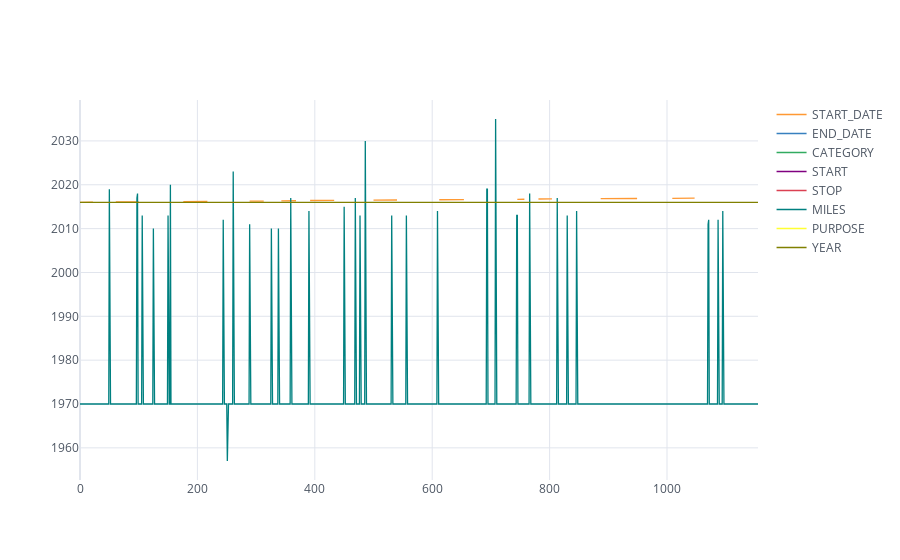

Source (notebook cell):
### Code cell
df.iplot(kind = "line")

### Figure 1 — Plotly figure (JSON) as saved in the notebook; plotly's stock layout.template omitted (floating-point values rounded to 4 significant figures; data arrays with more than 128 entries replaced by an {"elided": "..."} marker saying what was removed)
{"data": [{"line": {"color": "rgba(255, 153, 51, 1.0)", "dash": "solid", "shape": "linear", "width": 1.3}, "mode": "lines", "name": "START_DATE", "text": "", "type": "scatter", "x": {"elided": "1156 int values"}, "y": {"elided": "1156 str values"}}, {"line": {"color": "rgba(55, 128, 191, 1.0)", "dash": "solid", "shape": "linear", "width": 1.3}, "mode": "lines", "name": "END_DATE", "text": "", "type": "scatter", "x": {"elided": "1156 int values"}, "y": {"elided": "1156 str values"}}, {"line": {"color": "rgba(50, 171, 96, 1.0)", "dash": "solid", "shape": "linear", "width": 1.3}, "mode": "lines", "name": "CATEGORY", "text": "", "type": "scatter", "x": {"elided": "1156 int values"}, "y": {"elided": "1156 str values"}}, {"line": {"color": "rgba(128, 0, 128, 1.0)", "dash": "solid", "shape": "linear", "width": 1.3}, "mode": "lines", "name": "START", "text": "", "type": "scatter", "x": {"elided": "1156 int values"}, "y": {"elided": "1156 str values"}}, {"line": {"color": "rgba(219, 64, 82, 1.0)", "dash": "solid", "shape": "linear", "width": 1.3}, "mode": "lines", "name": "STOP", "text": "", "type": "scatter", "x": {"elided": "1156 int values"}, "y": {"elided": "1156 str values"}}, {"line": {"color": "rgba(0, 128, 128, 1.0)", "dash": "solid", "shape": "linear", "width": 1.3}, "mode": "lines", "name": "MILES", "text": "", "type": "scatter", "x": {"elided": "1156 int values"}, "y": {"elided": "1156 float values"}}, {"line": {"color": "rgba(255, 255, 51, 1.0)", "dash": "solid", "shape": "linear", "width": 1.3}, "mode": "lines", "name": "PURPOSE", "text": "", "type": "scatter", "x": {"elided": "1156 int values"}, "y": {"elided": "1156 str values"}}, {"line": {"color": "rgba(128, 128, 0, 1.0)", "dash": "solid", "shape": "linear", "width": 1.3}, "mode": "lines", "name": "YEAR", "text": "", "type": "scatter", "x": {"elided": "1156 int values"}, "y": {"elided": "1156 int values"}}], "layout": {"legend": {"bgcolor": "#FFFFFF", "font": {"color": "#4D5663"}}, "paper_bgcolor": "#FFFFFF", "plot_bgcolor": "#FFFFFF", "title": {"font": {"color": "#4D5663"}}, "xaxis": {"gridcolor": "#E1E5ED", "showgrid": true, "tickfont": {"color": "#4D5663"}, "title": {"font": {"color": "#4D5663"}, "text": ""}, "zerolinecolor": "#E1E5ED"}, "yaxis": {"gridcolor": "#E1E5ED", "showgrid": true, "tickfont": {"color": "#4D5663"}, "title": {"font": {"color": "#4D5663"}, "text": ""}, "zerolinecolor": "#E1E5ED"}}}
